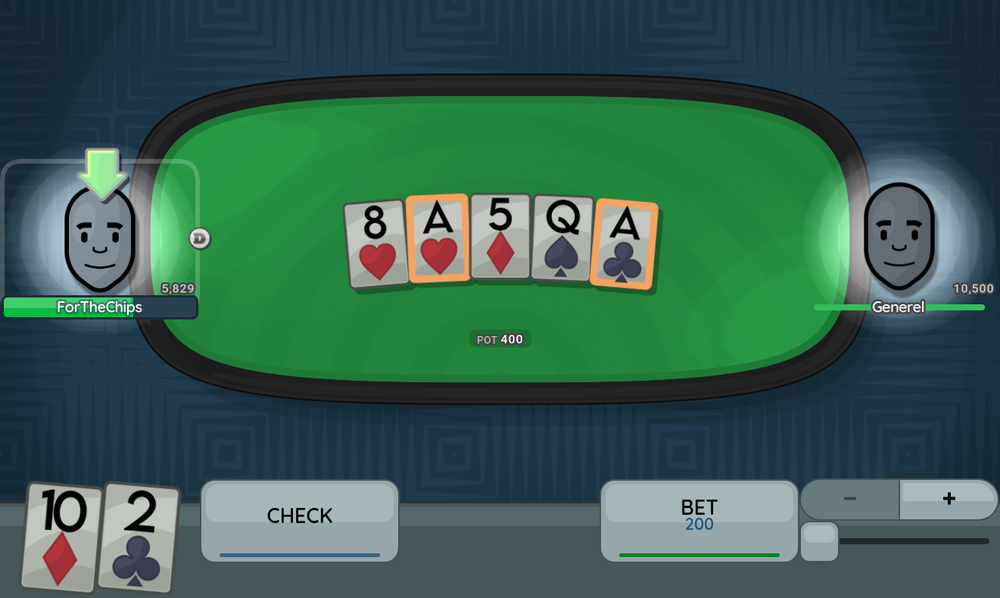
#> input picture triplejack/new/base/tests/APair.png, 1000 x 598 px, shrunk from 1321 x 790 before the run, found by its file name; its folder holds only this picture in this run
$ python demo.py
#> lines starting #> are read from the running program, lines starting #| are printed output that depends on the picture; after the words box and inside, x2 and y2 are one past the last pixel; in counts of white or black regions, pixels touching at a corner belong together
#> further down, img is the input picture: shape (598, 1000, 3); mean B, G, R 81.9, 95.5, 56.7
import cv2
import numpy as np
import os
import pytesseract


def display_and_wait(image, text="Image"):
    cv2.imshow(text, image)
    cv2.waitKey(0)
    cv2.destroyAllWindows()

def clearly_define_cards(image):
    gray = cv2.cvtColor(image, cv2.COLOR_BGR2GRAY)
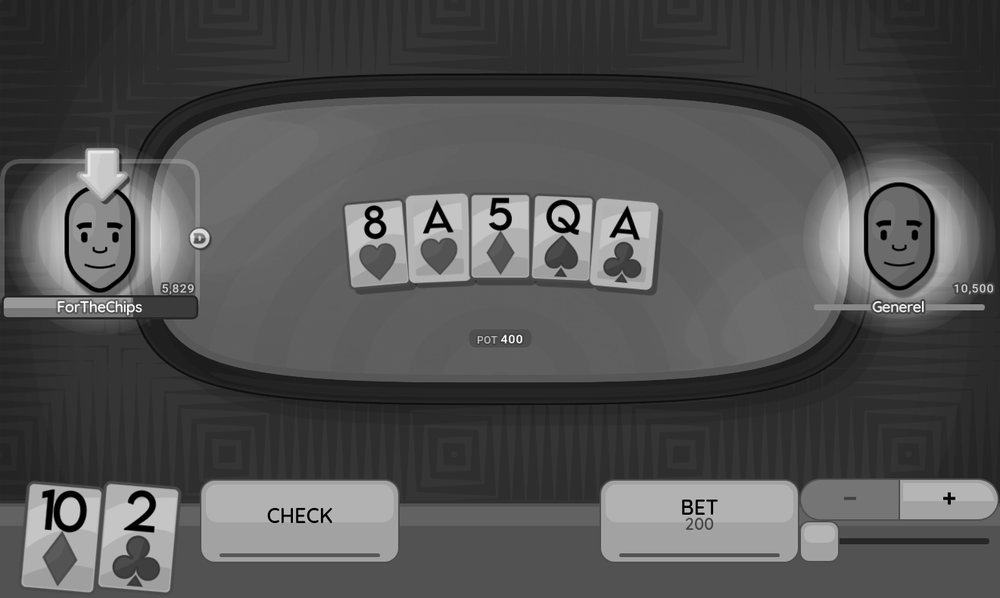
#> gray: shape (598, 1000); min 0, max 255, mean 82.3

    # Use a combination of thresholding and morphological operations for better text detection
    _, binary = cv2.threshold(gray, 150, 255, cv2.THRESH_BINARY_INV)
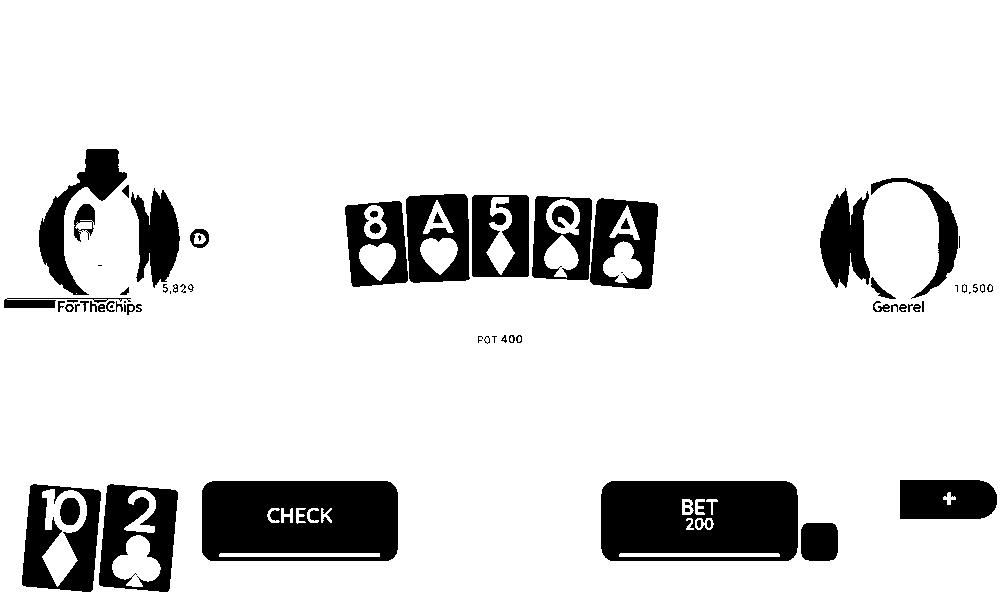
#> binary: shape (598, 1000); 87.2% white; 72 black regions (15 under 20 px), largest, box (x1, y1, x2, y2) and area: (202, 481, 398, 561) 14448, (601, 481, 798, 561) 14381, (99, 484, 178, 592) 5115
    binary = cv2.morphologyEx(binary, cv2.MORPH_CLOSE, np.ones((2, 2), np.uint8))
#> binary: shape (598, 1000); 87.3% white; 79 black regions (32 under 20 px), largest, box (x1, y1, x2, y2) and area: (602, 482, 799, 562) 14374, (203, 482, 399, 562) 14343, (100, 485, 179, 593) 5101

    return binary


def __is_text_box(contour):
    x, y, w, h = cv2.boundingRect(contour)
    return 20 < w < 1000 and 5 < h < 50

def clearly_define_text_boundaries(image, is_text_box=__is_text_box):

    gray = cv2.cvtColor(image, cv2.COLOR_BGR2GRAY)

    # Use a combination of thresholding and morphological operations for better text detection
    _, binary = cv2.threshold(gray, 150, 255, cv2.THRESH_BINARY_INV)
    binary = cv2.morphologyEx(binary, cv2.MORPH_GRADIENT, np.ones((5, 5), np.uint8))
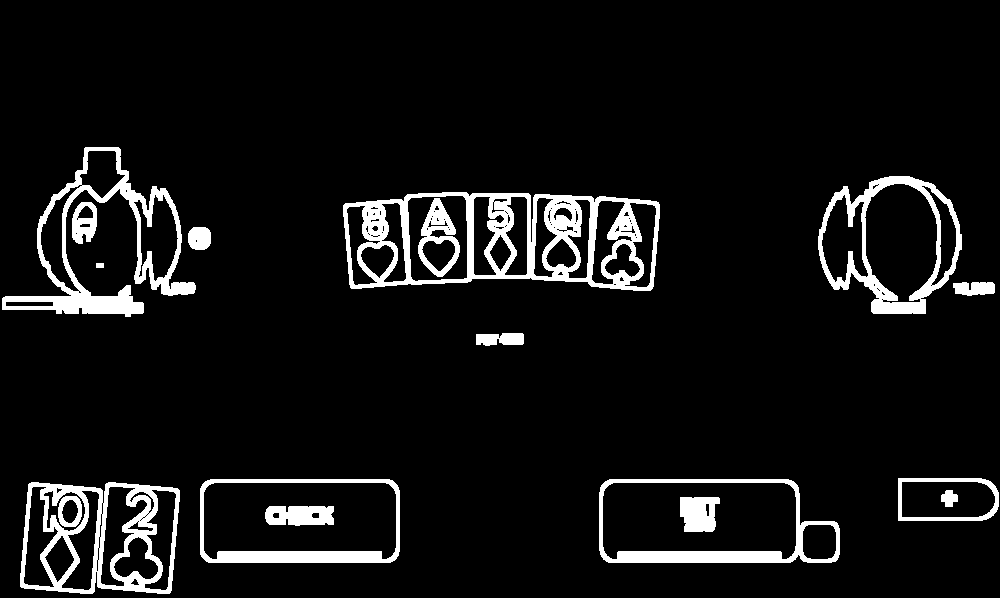
#> binary: shape (598, 1000); 7.4% white; 17 white regions

    # Find contours
    contours, _ = cv2.findContours(binary, cv2.RETR_EXTERNAL, cv2.CHAIN_APPROX_TC89_L1)
#> contours = 12 contours; largest, box (x1, y1, x2, y2) and area: (343, 192, 660, 291) 27121, (599, 479, 840, 563) 18060, (200, 479, 400, 563) 16397, (20, 482, 180, 594) 16110, (818, 176, 962, 314) 14528

    ret = np.zeros_like(image)
    cv2.drawContours(ret, contours, -1, (0, 255, 0), 2)

    # Loop over contours and annotate names

    for contour in contours:
        x, y, w, h = cv2.boundingRect(contour)
        if __is_text_box(contour):
            cv2.rectangle(ret, (x, y), (x + w, y + h), (0, 255, 255), 2)
#> this loop made 12 passes
#> contour on pass 7: [[96, 263], [96, 267], [103, 267], [103, 263]]
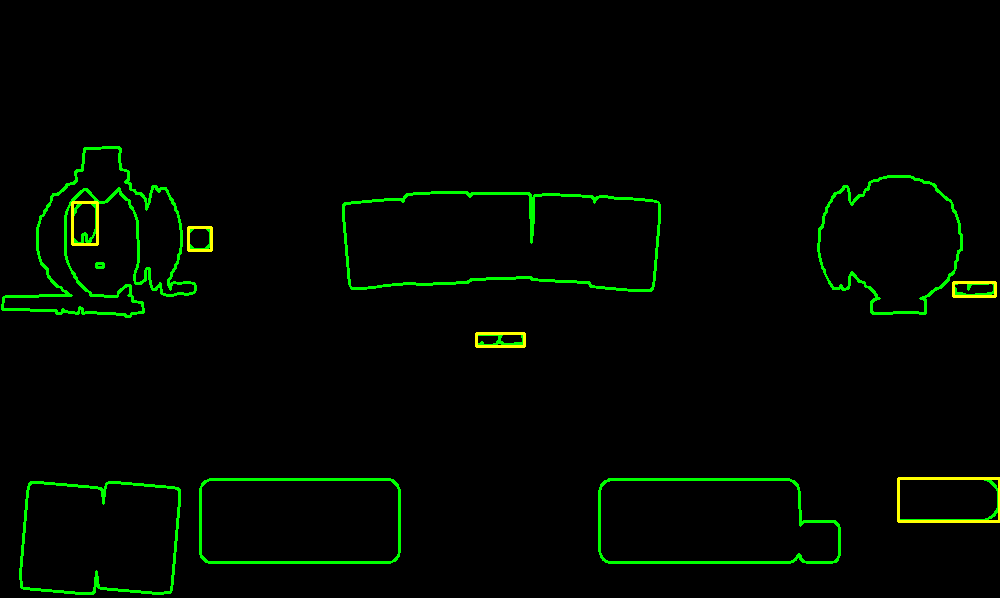
#> ret: shape (598, 1000, 3); mean of channels 0, 1, 2 0, 6.8, 0.9; drawn as B, G, R

    return ret


def show_text_locations(image):
    # Define a tolerance value for slight color variations
    tolerance = 0

    # Create a mask where pixels with approximately equal R, G, and B values are white (255) and others are black (0)
    # Calculate the absolute differences between R, G, and B
    diff_rg = np.abs(image[:, :, 0] - image[:, :, 1])
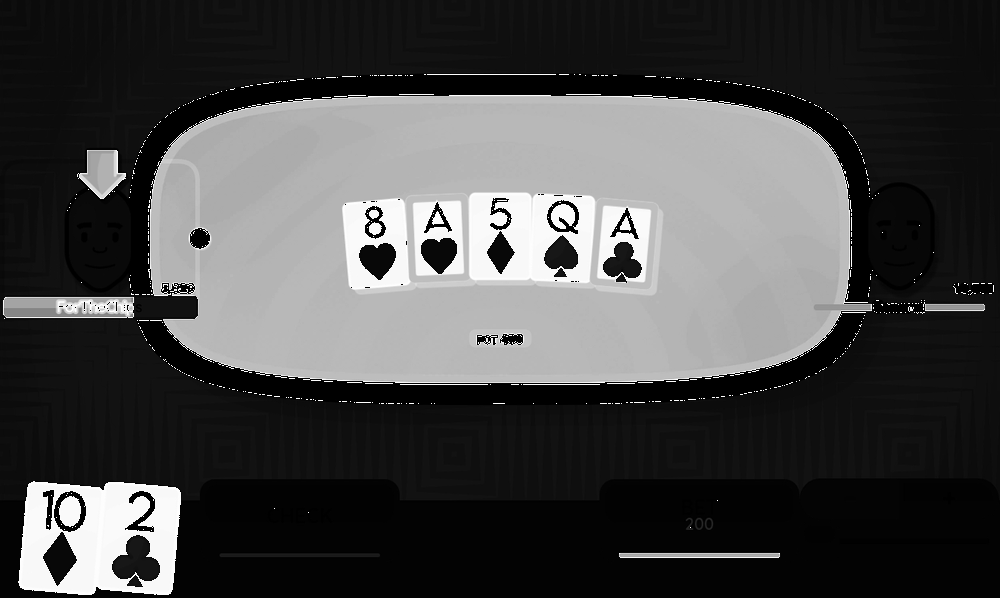
#> diff_rg: shape (598, 1000); min 0, max 255, mean 71
    diff_rb = np.abs(image[:, :, 0] - image[:, :, 2])
    diff_gb = np.abs(image[:, :, 1] - image[:, :, 2])
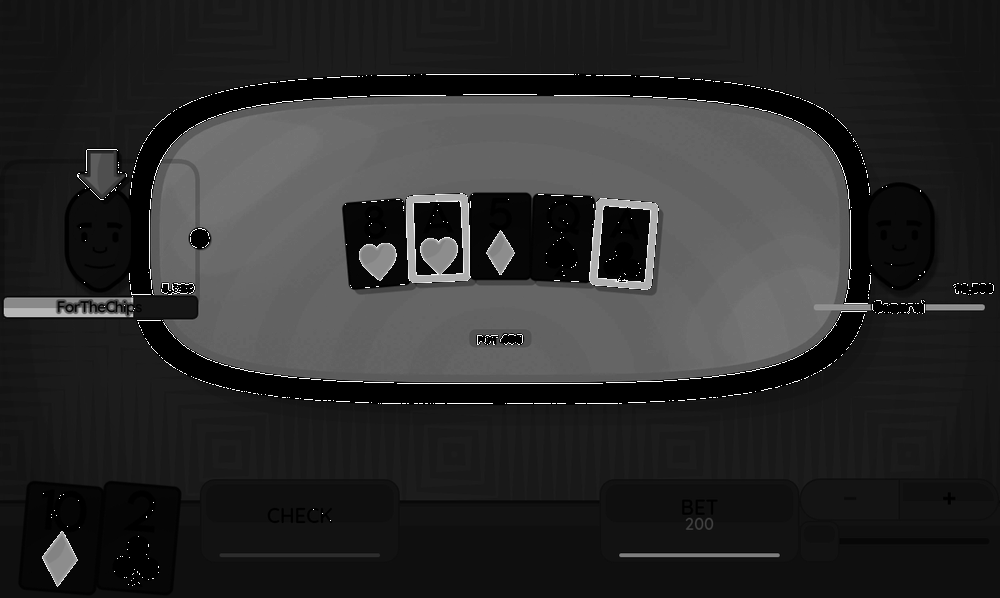
#> diff_gb: shape (598, 1000); min 0, max 255, mean 43.8

    # Create a mask based on the tolerance
    mask = (diff_rg <= tolerance) & (diff_rb <= tolerance) & (diff_gb <= tolerance)
#> mask: shape (598, 1000) bool; 6.7% white; 100 white regions (67 under 20 px), largest, box (x1, y1, x2, y2) and area: (65, 74, 934, 302) 20692, (138, 313, 865, 404) 14643, (54, 491, 86, 532) 471

    # Convert the boolean mask to uint8 (0 or 255)
    mask = mask.astype(np.uint8) * 255
    # Apply the mask to the original image
    cv2.bitwise_and(image, image, mask=mask, dst=image)

    test = image.copy()
    # Set all non-gray pixels to black
    test[mask == 0] = [127, 127, 127]
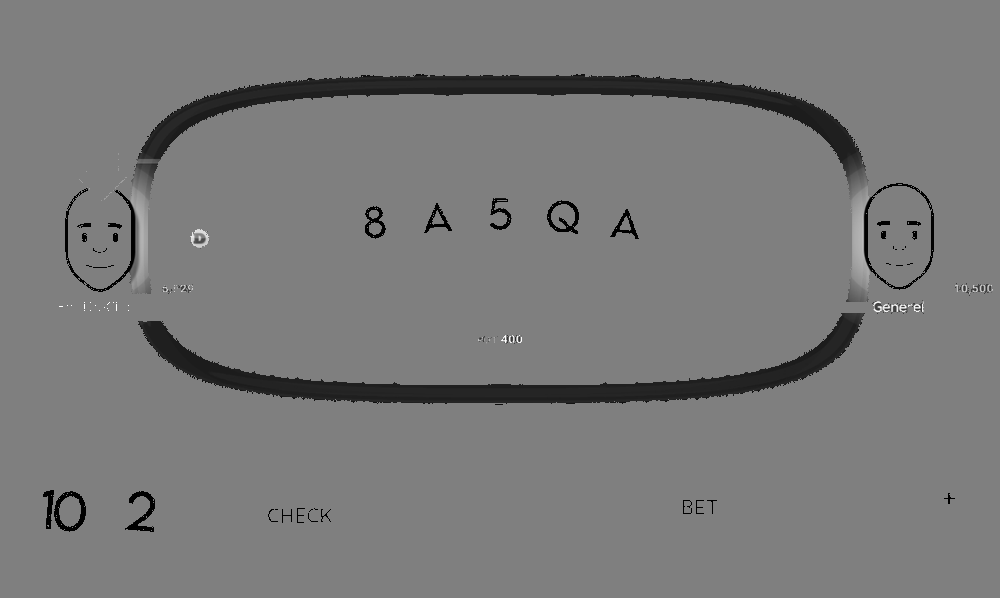
#> test: shape (598, 1000, 3); min 0, max 255, mean 121.5
    # image[mask != 0] = [0,0,0]

    gray = cv2.cvtColor(test, cv2.COLOR_BGR2GRAY)


    # final = cv2.morphologyEx(gray, cv2.MORPH_CLOSE, np.ones((2, 2), np.uint8))
    # final = cv2.dilate(gray, np.ones((1, 1), np.uint8), iterations=1)
    final = gray

    cv2.imshow('final', final)
    cv2.waitKey(0)
    cv2.destroyAllWindows()

    config = r'--oem 3 --psm 6'
    text = pytesseract.image_to_data(final, config=config, output_type=pytesseract.Output.DICT)

    # Loop over each of the text components
    for i in range(len(text['text'])):
        if int(text['conf'][i]) > 60:  # Filter out weak confidence text
            (x, y, w, h) = (text['left'][i], text['top'][i], text['width'][i], text['height'][i])
            cv2.rectangle(image, (x, y), (x + w, y + h), (0, 255, 0), 2)
            cv2.putText(image, text['text'][i], (x, y - 10), cv2.FONT_HERSHEY_SIMPLEX, 0.5, (0, 255, 0), 2)

    # Display the result
    cv2.imshow('Detected Text', image)
    cv2.waitKey(0)
    cv2.destroyAllWindows()

    # Print detected player names and their positions
    for i in range(len(text['text'])):
        if int(text['conf'][i]) > 60:
            print(f"Detected name: {text['text'][i]} at position: (x: {text['left'][i]}, y: {text['top'][i]}, width: {text['width'][i]}, height: {text['height'][i]})")


folder = "/home/generel/Documents/code/python/poker/LetsGoGambling/triplejack/new/base/tests"


for filename in sorted(os.listdir(folder)):
    if not filename.endswith('.png') and not filename.endswith('.jpg'):
        continue
    path = os.path.join(folder, filename)
    img = cv2.imread(path)

    print(f'File: {filename}')

    display_and_wait(img)

    binary = clearly_define_cards(img)

    # display_and_wait(binary, "Binary")

    test = clearly_define_text_boundaries(img)

    # display_and_wait(test)

    show_text_locations(img)
#> (the call stopped at in show_text_locations, `text = pytesseract.image_to_data(final, config=config, output_type=pyt..`: pytesseract is not available in this run)
